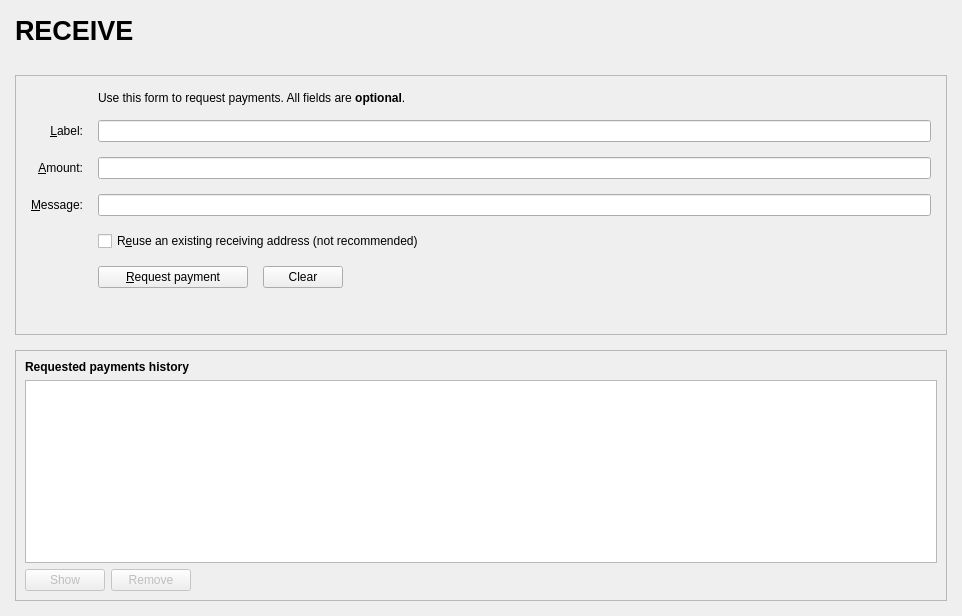
<?xml version="1.0" encoding="UTF-8"?>
<ui version="4.0">
 <class>ReceiveCoinsDialog</class>
 <widget class="QWidget" name="ReceiveCoinsDialog">
  <property name="geometry">
   <rect>
    <x>0</x>
    <y>0</y>
    <width>962</width>
    <height>616</height>
   </rect>
  </property>
  <layout class="QVBoxLayout" name="verticalLayout" stretch="0">
   <property name="leftMargin">
    <number>0</number>
   </property>
   <property name="topMargin">
    <number>0</number>
   </property>
   <property name="rightMargin">
    <number>0</number>
   </property>
   <property name="bottomMargin">
    <number>0</number>
   </property>
   <item>
    <layout class="QVBoxLayout" name="verticalLayout_Master" stretch="0,1">
     <property name="spacing">
      <number>0</number>
     </property>
     <item>
      <widget class="QFrame" name="frame_Header">
       <layout class="QVBoxLayout" name="verticalLayout_8">
        <property name="leftMargin">
         <number>0</number>
        </property>
        <property name="topMargin">
         <number>0</number>
        </property>
        <property name="rightMargin">
         <number>0</number>
        </property>
        <property name="bottomMargin">
         <number>0</number>
        </property>
        <item>
         <layout class="QHBoxLayout" name="horizontalLayout_Header" stretch="1,0,1">
          <item>
           <widget class="QLabel" name="labelOverviewHeaderLeft">
            <property name="minimumSize">
             <size>
              <width>464</width>
              <height>60</height>
             </size>
            </property>
            <property name="maximumSize">
             <size>
              <width>16777215</width>
              <height>60</height>
             </size>
            </property>
            <property name="font">
             <font>
              <pointsize>20</pointsize>
              <weight>75</weight>
              <bold>true</bold>
             </font>
            </property>
            <property name="text">
             <string>  RECEIVE</string>
            </property>
           </widget>
          </item>
          <item>
           <spacer name="horizontalSpacer_3">
            <property name="orientation">
             <enum>Qt::Horizontal</enum>
            </property>
            <property name="sizeHint" stdset="0">
             <size>
              <width>40</width>
              <height>20</height>
             </size>
            </property>
           </spacer>
          </item>
          <item>
           <widget class="QLabel" name="labelOverviewHeaderRight">
            <property name="minimumSize">
             <size>
              <width>250</width>
              <height>55</height>
             </size>
            </property>
            <property name="maximumSize">
             <size>
              <width>250</width>
              <height>55</height>
             </size>
            </property>
            <property name="font">
             <font>
              <pointsize>14</pointsize>
             </font>
            </property>
            <property name="text">
             <string/>
            </property>
            <property name="alignment">
             <set>Qt::AlignRight|Qt::AlignTrailing|Qt::AlignVCenter</set>
            </property>
           </widget>
          </item>
         </layout>
        </item>
       </layout>
      </widget>
     </item>
     <item>
      <widget class="QFrame" name="frame_BG">
       <layout class="QVBoxLayout" name="verticalLayout_5">
        <property name="spacing">
         <number>15</number>
        </property>
        <property name="leftMargin">
         <number>15</number>
        </property>
        <property name="topMargin">
         <number>15</number>
        </property>
        <property name="rightMargin">
         <number>15</number>
        </property>
        <property name="bottomMargin">
         <number>15</number>
        </property>
        <item>
         <widget class="QFrame" name="frame2">
          <property name="sizePolicy">
           <sizepolicy hsizetype="Preferred" vsizetype="Expanding">
            <horstretch>0</horstretch>
            <verstretch>0</verstretch>
           </sizepolicy>
          </property>
          <property name="frameShape">
           <enum>QFrame::StyledPanel</enum>
          </property>
          <property name="frameShadow">
           <enum>QFrame::Sunken</enum>
          </property>
          <layout class="QVBoxLayout" name="verticalLayout_3">
           <property name="spacing">
            <number>15</number>
           </property>
           <property name="leftMargin">
            <number>15</number>
           </property>
           <property name="topMargin">
            <number>15</number>
           </property>
           <property name="rightMargin">
            <number>15</number>
           </property>
           <property name="bottomMargin">
            <number>15</number>
           </property>
           <item>
            <layout class="QGridLayout" name="gridLayout">
             <item row="7" column="2">
              <widget class="QCheckBox" name="reuseAddress">
               <property name="toolTip">
                <string>Reuse one of the previously used receiving addresses.&lt;br&gt;Reusing addresses has security and privacy issues.&lt;br&gt;Do not use this unless re-generating a payment request made before.</string>
               </property>
               <property name="text">
                <string>R&amp;euse an existing receiving address (not recommended)</string>
               </property>
              </widget>
             </item>
             <item row="7" column="0">
              <widget class="QLabel" name="label_4">
               <property name="text">
                <string/>
               </property>
              </widget>
             </item>
             <item row="6" column="0">
              <widget class="QLabel" name="label_3">
               <property name="toolTip">
                <string>An optional message to attach to the payment request, which will be displayed when the request is opened. Note: The message will not be sent with the payment over the C4T network.</string>
               </property>
               <property name="text">
                <string>&amp;Message:</string>
               </property>
               <property name="alignment">
                <set>Qt::AlignRight|Qt::AlignTrailing|Qt::AlignVCenter</set>
               </property>
               <property name="buddy">
                <cstring>reqMessage</cstring>
               </property>
              </widget>
             </item>
             <item row="4" column="2">
              <widget class="QLineEdit" name="reqLabel">
               <property name="toolTip">
                <string>An optional label to associate with the new receiving address.</string>
               </property>
              </widget>
             </item>
             <item row="6" column="2">
              <widget class="QLineEdit" name="reqMessage">
               <property name="toolTip">
                <string>An optional message to attach to the payment request, which will be displayed when the request is opened.&lt;br&gt;Note: The message will not be sent with the payment over the C4T network.</string>
               </property>
              </widget>
             </item>
             <item row="2" column="2">
              <widget class="QLabel" name="label_5">
               <property name="text">
                <string>Use this form to request payments. All fields are &lt;b&gt;optional&lt;/b&gt;.</string>
               </property>
              </widget>
             </item>
             <item row="4" column="0">
              <widget class="QLabel" name="label_2">
               <property name="toolTip">
                <string>An optional label to associate with the new receiving address.</string>
               </property>
               <property name="text">
                <string>&amp;Label:</string>
               </property>
               <property name="alignment">
                <set>Qt::AlignRight|Qt::AlignTrailing|Qt::AlignVCenter</set>
               </property>
               <property name="buddy">
                <cstring>reqLabel</cstring>
               </property>
              </widget>
             </item>
             <item row="5" column="0">
              <widget class="QLabel" name="label">
               <property name="toolTip">
                <string>An optional amount to request. Leave this empty or zero to not request a specific amount.</string>
               </property>
               <property name="text">
                <string>&amp;Amount:</string>
               </property>
               <property name="alignment">
                <set>Qt::AlignRight|Qt::AlignTrailing|Qt::AlignVCenter</set>
               </property>
               <property name="buddy">
                <cstring>reqAmount</cstring>
               </property>
              </widget>
             </item>
             <item row="5" column="2">
              <widget class="BitcoinAmountField" name="reqAmount">
               <property name="minimumSize">
                <size>
                 <width>80</width>
                 <height>0</height>
                </size>
               </property>
               <property name="toolTip">
                <string>An optional amount to request. Leave this empty or zero to not request a specific amount.</string>
               </property>
              </widget>
             </item>
             <item row="8" column="0">
              <widget class="QLabel" name="label_7">
               <property name="text">
                <string/>
               </property>
              </widget>
             </item>
             <item row="8" column="2">
              <layout class="QHBoxLayout" name="horizontalLayout">
               <item>
                <widget class="QPushButton" name="receiveButton">
                 <property name="minimumSize">
                  <size>
                   <width>150</width>
                   <height>0</height>
                  </size>
                 </property>
                 <property name="text">
                  <string>&amp;Request payment</string>
                 </property>
                 <property name="icon">
                  <iconset resource="../C4T.qrc">
                   <normaloff>:/icons/receiving_addresses</normaloff>:/icons/receiving_addresses</iconset>
                 </property>
                </widget>
               </item>
               <item>
                <widget class="QPushButton" name="clearButton">
                 <property name="sizePolicy">
                  <sizepolicy hsizetype="Minimum" vsizetype="Fixed">
                   <horstretch>0</horstretch>
                   <verstretch>0</verstretch>
                  </sizepolicy>
                 </property>
                 <property name="toolTip">
                  <string>Clear all fields of the form.</string>
                 </property>
                 <property name="text">
                  <string>Clear</string>
                 </property>
                 <property name="icon">
                  <iconset resource="../C4T.qrc">
                   <normaloff>:/icons/remove</normaloff>:/icons/remove</iconset>
                 </property>
                 <property name="autoDefault">
                  <bool>false</bool>
                 </property>
                </widget>
               </item>
               <item>
                <spacer name="horizontalSpacer">
                 <property name="orientation">
                  <enum>Qt::Horizontal</enum>
                 </property>
                 <property name="sizeHint" stdset="0">
                  <size>
                   <width>40</width>
                   <height>20</height>
                  </size>
                 </property>
                </spacer>
               </item>
              </layout>
             </item>
             <item row="9" column="2">
              <spacer name="verticalSpacer">
               <property name="orientation">
                <enum>Qt::Vertical</enum>
               </property>
               <property name="sizeHint" stdset="0">
                <size>
                 <width>20</width>
                 <height>40</height>
                </size>
               </property>
              </spacer>
             </item>
            </layout>
           </item>
          </layout>
         </widget>
        </item>
        <item>
         <widget class="QFrame" name="frame">
          <property name="sizePolicy">
           <sizepolicy hsizetype="Preferred" vsizetype="Expanding">
            <horstretch>0</horstretch>
            <verstretch>0</verstretch>
           </sizepolicy>
          </property>
          <property name="frameShape">
           <enum>QFrame::StyledPanel</enum>
          </property>
          <property name="frameShadow">
           <enum>QFrame::Raised</enum>
          </property>
          <layout class="QVBoxLayout" name="verticalLayout_2">
           <item>
            <widget class="QLabel" name="label_6">
             <property name="font">
              <font>
               <weight>75</weight>
               <bold>true</bold>
              </font>
             </property>
             <property name="text">
              <string>Requested payments history</string>
             </property>
            </widget>
           </item>
           <item>
            <widget class="QTableView" name="recentRequestsView">
             <property name="palette">
              <palette>
               <active>
                <colorrole role="Text">
                 <brush brushstyle="SolidPattern">
                  <color alpha="255">
                   <red>51</red>
                   <green>51</green>
                   <blue>51</blue>
                  </color>
                 </brush>
                </colorrole>
               </active>
               <inactive>
                <colorrole role="Text">
                 <brush brushstyle="SolidPattern">
                  <color alpha="255">
                   <red>51</red>
                   <green>51</green>
                   <blue>51</blue>
                  </color>
                 </brush>
                </colorrole>
               </inactive>
               <disabled>
                <colorrole role="Text">
                 <brush brushstyle="SolidPattern">
                  <color alpha="255">
                   <red>85</red>
                   <green>85</green>
                   <blue>85</blue>
                  </color>
                 </brush>
                </colorrole>
               </disabled>
              </palette>
             </property>
             <property name="contextMenuPolicy">
              <enum>Qt::CustomContextMenu</enum>
             </property>
             <property name="tabKeyNavigation">
              <bool>false</bool>
             </property>
             <property name="sortingEnabled">
              <bool>true</bool>
             </property>
            </widget>
           </item>
           <item>
            <layout class="QHBoxLayout" name="horizontalLayout_2">
             <item>
              <widget class="QPushButton" name="showRequestButton">
               <property name="enabled">
                <bool>false</bool>
               </property>
               <property name="toolTip">
                <string>Show the selected request (does the same as double clicking an entry)</string>
               </property>
               <property name="text">
                <string>Show</string>
               </property>
               <property name="icon">
                <iconset resource="../C4T.qrc">
                 <normaloff>:/icons/edit</normaloff>:/icons/edit</iconset>
               </property>
               <property name="autoDefault">
                <bool>false</bool>
               </property>
              </widget>
             </item>
             <item>
              <widget class="QPushButton" name="removeRequestButton">
               <property name="enabled">
                <bool>false</bool>
               </property>
               <property name="toolTip">
                <string>Remove the selected entries from the list</string>
               </property>
               <property name="text">
                <string>Remove</string>
               </property>
               <property name="icon">
                <iconset resource="../C4T.qrc">
                 <normaloff>:/icons/remove</normaloff>:/icons/remove</iconset>
               </property>
               <property name="autoDefault">
                <bool>false</bool>
               </property>
              </widget>
             </item>
             <item>
              <spacer name="horizontalSpacer_2">
               <property name="orientation">
                <enum>Qt::Horizontal</enum>
               </property>
               <property name="sizeHint" stdset="0">
                <size>
                 <width>40</width>
                 <height>20</height>
                </size>
               </property>
              </spacer>
             </item>
            </layout>
           </item>
          </layout>
         </widget>
        </item>
       </layout>
      </widget>
     </item>
    </layout>
   </item>
  </layout>
 </widget>
 <customwidgets>
  <customwidget>
   <class>BitcoinAmountField</class>
   <extends>QLineEdit</extends>
   <header>bitcoinamountfield.h</header>
   <container>1</container>
  </customwidget>
 </customwidgets>
 <tabstops>
  <tabstop>reqLabel</tabstop>
  <tabstop>reqAmount</tabstop>
  <tabstop>reqMessage</tabstop>
  <tabstop>reuseAddress</tabstop>
  <tabstop>receiveButton</tabstop>
  <tabstop>clearButton</tabstop>
  <tabstop>recentRequestsView</tabstop>
  <tabstop>showRequestButton</tabstop>
  <tabstop>removeRequestButton</tabstop>
 </tabstops>
 <resources>
  <include location="../C4T.qrc"/>
 </resources>
 <connections/>
</ui>
